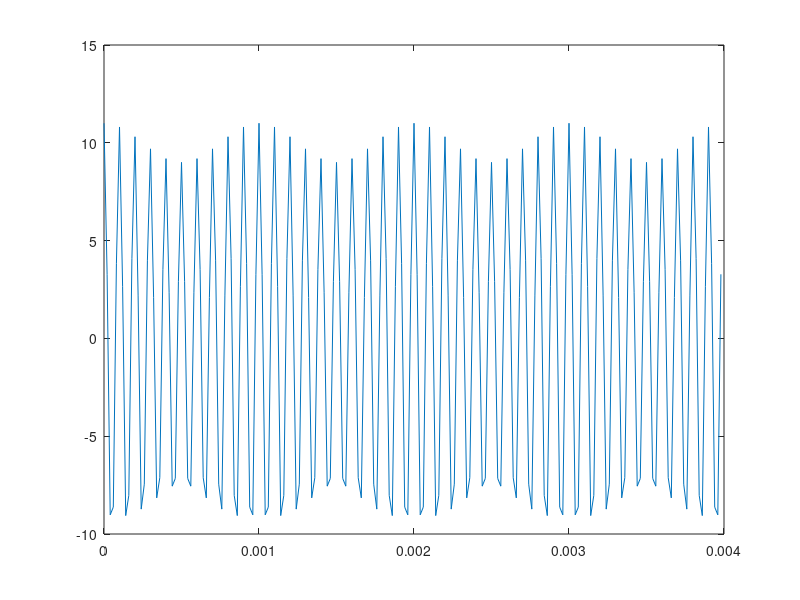
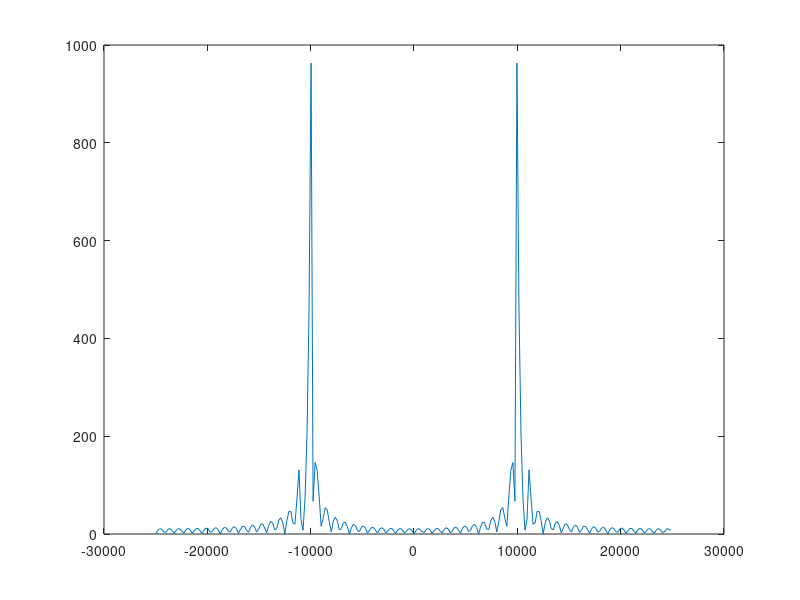
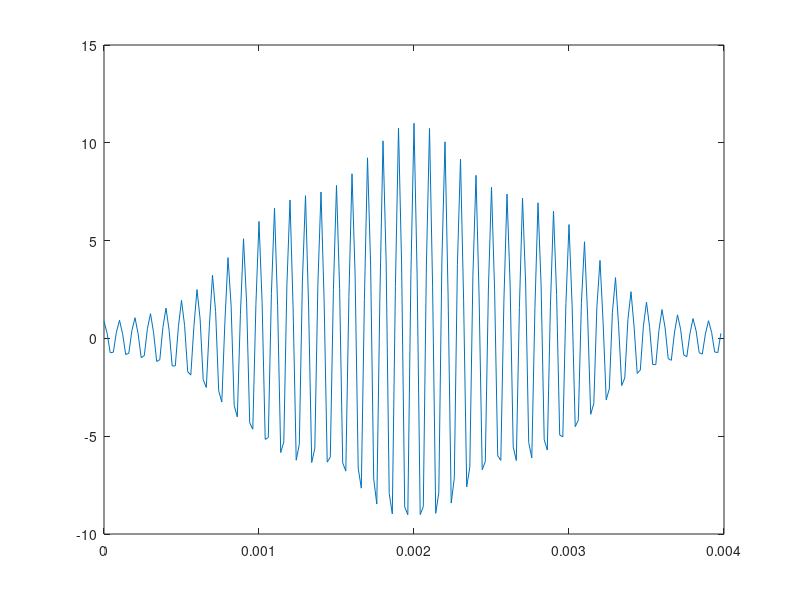
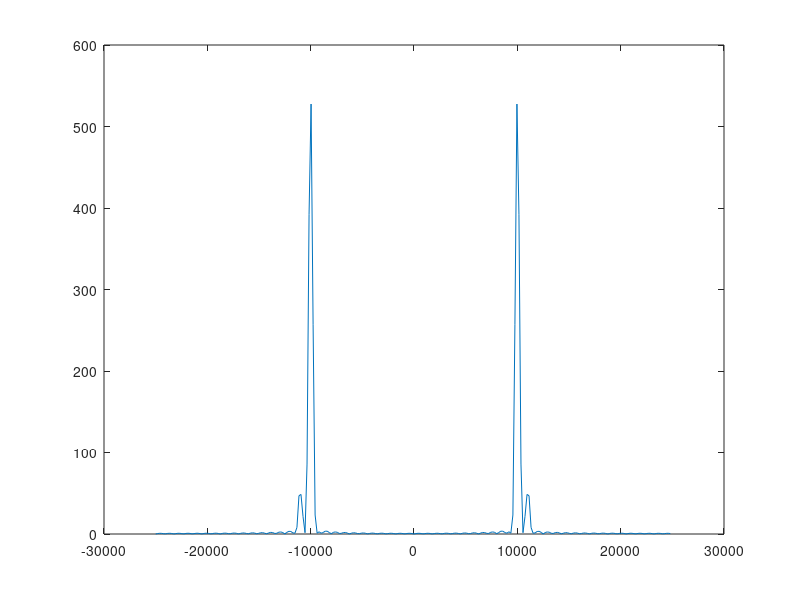

Write the MATLAB code that produced these figures, in order.
clear all; clc; close all;
fs=50e3;
ts=1/fs;
N=200;
n=0:N-1;
t=n*ts;
f1=10e3;
f2=11e3;
x1=10*cos(2*pi*f1*t)+cos(2*pi*f2*t);
figure(1);
plot(t,x1)
Nfft=2^nextpow2(N);
x1f=fft(x1,Nfft);
x1f=fftshift(abs(x1f));
f=(-Nfft/2:Nfft/2-1)*fs/Nfft;
figure(2);
plot(f,x1f)
x2=x1.*hamming(N)';
figure(3);
plot(t,x2);
x2f=fftshift(abs(fft(x2,Nfft)));
figure(4);
plot(f,x2f)